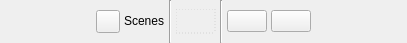
<?xml version="1.0" encoding="UTF-8"?>
<ui version="4.0">
 <class>ScenesTitle</class>
 <widget class="QWidget" name="ScenesTitle">
  <property name="geometry">
   <rect>
    <x>0</x>
    <y>0</y>
    <width>407</width>
    <height>43</height>
   </rect>
  </property>
  <property name="windowTitle">
   <string>Form</string>
  </property>
  <layout class="QHBoxLayout" name="horizontalLayout">
   <property name="spacing">
    <number>4</number>
   </property>
   <property name="leftMargin">
    <number>0</number>
   </property>
   <property name="topMargin">
    <number>0</number>
   </property>
   <property name="rightMargin">
    <number>0</number>
   </property>
   <property name="bottomMargin">
    <number>0</number>
   </property>
   <item>
    <spacer name="horizontalSpacer">
     <property name="orientation">
      <enum>Qt::Horizontal</enum>
     </property>
     <property name="sizeHint" stdset="0">
      <size>
       <width>115</width>
       <height>10</height>
      </size>
     </property>
    </spacer>
   </item>
   <item>
    <widget class="QToolButton" name="btnScenes">
     <property name="text">
      <string/>
     </property>
     <property name="transparent" stdset="0">
      <bool>true</bool>
     </property>
    </widget>
   </item>
   <item>
    <widget class="QLabel" name="lblTitle">
     <property name="sizePolicy">
      <sizepolicy hsizetype="Preferred" vsizetype="Maximum">
       <horstretch>0</horstretch>
       <verstretch>0</verstretch>
      </sizepolicy>
     </property>
     <property name="text">
      <string>Scenes</string>
     </property>
    </widget>
   </item>
   <item>
    <widget class="Line" name="line">
     <property name="orientation">
      <enum>Qt::Vertical</enum>
     </property>
    </widget>
   </item>
   <item>
    <widget class="QPushButton" name="btnCount">
     <property name="sizePolicy">
      <sizepolicy hsizetype="Preferred" vsizetype="Fixed">
       <horstretch>0</horstretch>
       <verstretch>0</verstretch>
      </sizepolicy>
     </property>
     <property name="minimumSize">
      <size>
       <width>40</width>
       <height>25</height>
      </size>
     </property>
     <property name="cursor">
      <cursorShape>PointingHandCursor</cursorShape>
     </property>
     <property name="styleSheet">
      <string notr="true">QPushButton {
	border: 1px dotted lightgrey;
	padding: 2px;
}

QPushButton:hover {
	border: 1px dotted grey;
}

QPushButton:pressed {
	border: 1px solid black;
}

QPushButton::menu-indicator {
	width:0px;
}</string>
     </property>
     <property name="text">
      <string/>
     </property>
    </widget>
   </item>
   <item>
    <widget class="Line" name="line_2">
     <property name="orientation">
      <enum>Qt::Vertical</enum>
     </property>
    </widget>
   </item>
   <item>
    <widget class="QPushButton" name="btnScene">
     <property name="text">
      <string/>
     </property>
     <property name="transparent" stdset="0">
      <bool>true</bool>
     </property>
    </widget>
   </item>
   <item>
    <widget class="QPushButton" name="btnSequel">
     <property name="text">
      <string/>
     </property>
     <property name="transparent" stdset="0">
      <bool>true</bool>
     </property>
    </widget>
   </item>
   <item>
    <spacer name="horizontalSpacer_2">
     <property name="orientation">
      <enum>Qt::Horizontal</enum>
     </property>
     <property name="sizeHint" stdset="0">
      <size>
       <width>115</width>
       <height>10</height>
      </size>
     </property>
    </spacer>
   </item>
  </layout>
 </widget>
 <resources/>
 <connections/>
</ui>
